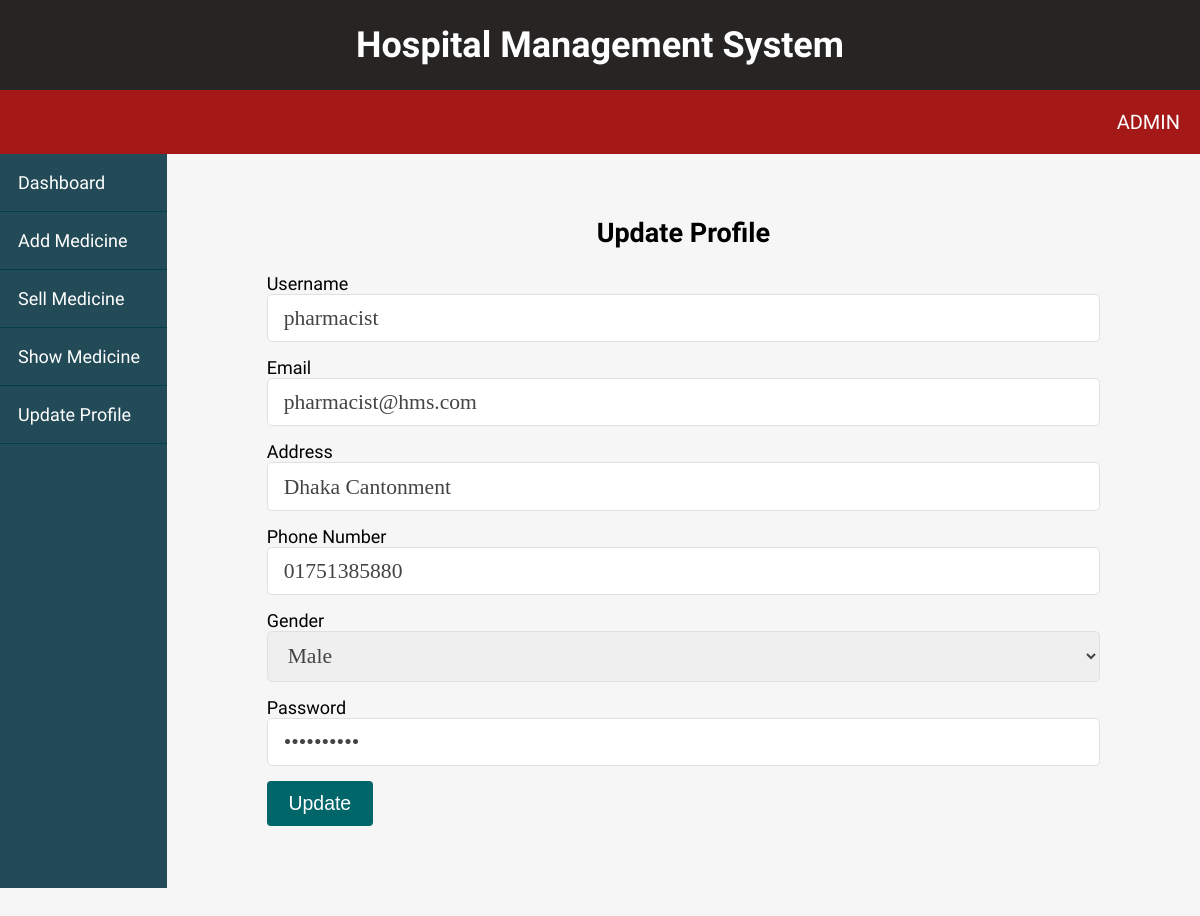
/pharmacist/update-profile.php (signed in), run on the app's committed database.
### tables this page shows
CREATE TABLE `pharmacists` (
  `id` int(11) NOT NULL,
  `username` varchar(255) NOT NULL,
  `email` varchar(255) NOT NULL,
  `password` varchar(255) NOT NULL,
  `address` varchar(255) NOT NULL,
  `phone` varchar(255) NOT NULL,
  `gender` varchar(255) NOT NULL,
  `user_type` varchar(255) NOT NULL
);

### controls/Database.php (called while the page is built, shortened)
<?php
    class Database{
        private $host = 'localhost';
        private $user = 'root';
        private $password = '';
        private $dbname = 'hms';
        public $connection;
        public function __construct()
        {
            $this->connection = new mysqli($this->host,$this->user,$this->password,$this->dbname);
            if($this->connection->connect_error)
            {
                echo "Connection failed";
            }
            else{
                return $this->connection;
            }
        }
        public function displaySingleRecord($table,$currentUser)
        {
            if($table=="patients" || $table=="pharmacists")
            {
                $sql = "SELECT * FROM $table WHERE id='$currentUser'";
            }
            else{
                 $sql = "SELECT username,email,password,specialization,phone,gender FROM $table WHERE id='$currentUser'";
            }
            $result = $this->connection->query($sql);
            if($result->num_rows>0)
            {
                while($row = $result->fetch_assoc())
                {
                   $data[] = $row;
                }
                return $data;
            }
        }
    }
?>

### pharmacist/update-profile.php (the view, shortened to what this page needs)
<?php include "../controls/Database.php" ?>
<?php
  $db = new Database();
  $currentUser=$_SESSION['id'];
?>
<!DOCTYPE html>
<html lang="en">
<head>
    <link rel="stylesheet" href="../css/admin-nav.css" />
    <link rel="stylesheet" href="../css/admin.css" />
</head>
<body>
    <header class="header-area">
        <div class="title">
            <h1>Hospital Management System</h1>
        </div>
        <div class="navigation">
            <nav class="menu">
                <ul>
                    <li>
                        <a href="#"><?php echo $_SESSION['username'];?></a>
                    </li>
                </ul>
            </nav>
        </div>
    </header>
    <div class="admin-wrapper">
        <div class="left-sidebar">
            <ul>
                <li><a href="dashboard.php">Dashboard</a></li>
                <li><a href="add-medicine.php">Add Medicine</a></li>
                <li><a href="sell-medicine.php">Sell Medicine</a></li>
                <li><a href="show-medicine.php">Show Medicine</a></li>
                <li><a href="update-profile.php?editid=<?php echo $currentUser; ?>">Update Profile</a></li>
            </ul>
        </div>
        <div class="admin-content">
            <div class="content">
                <h2 class="page-title">Update Profile</h2>
                <?php
                    $data = $db->displaySingleRecord("pharmacists",$currentUser);
                    if($data)
                    {
                        foreach($data as $value)
                        {
                ?>
                <form action="update-profile.php" method="post" name="pharmacistform" onsubmit="return Pharmacistvalidate()">
                    <div>
                        <label>Username</label>
                        <input type="text" name="username" class="text-input" value="<?php echo $value['username']; ?>" />
                    </div>
                    <div>
                        <label>Email</label>
                        <input type="text" name="email" class="text-input" value="<?php echo $value['email']; ?>" />
                    </div>
                    <div>
                        <label>Address</label>
                        <input type="text" name="address" class="text-input" value="<?php echo $value['address']; ?>" />
                    </div>
                    <div>
                        <label>Phone Number</label>
                        <input type="text" name="phone" class="text-input" value="<?php echo $value['phone']; ?>" />
                    </div>
                    <div>
                        <label>Gender</label>
                        <select name="gender" class="text-input">
                            <option value="Male"
        <?php
        if($value['gender']=="Male")
        {
        echo "selected";
        }
        ?>>Male</option>
                        </select>
                    </div>
                    <div>
                        <label>Password</label>
                        <input type="password" name="password" class="text-input" value="<?php echo $value['password']; ?>" />
                    </div>
                    <div>
                        <button type="submit" name="update" class="btn btn-big">Update</button>
                    </div>
                </form>
                <?php } } ?>
            </div>
        </div>
    </div>
</body>
</html>

### css/admin-nav.css (style rules this page uses)
* { box-sizing: border-box; }
body { margin: 0; padding: 0; font-size: 18px; font-family: "B612", sans-serif; }
.title { text-align: center; background-color: rgb(39, 36, 36); overflow: hidden; color: #fff; }
.navigation { background-color: rgb(165, 24, 24); }
.menu ul { margin: 0; padding: 0; list-style: none; }
.menu ul li { float: right; position: relative; }
.menu ul:after { content: ""; display: block; clear: both; }
.menu ul li a { color: white; text-decoration: none; padding: 20px 20px; display: block; font-size: 20px; text-transform: uppercase; }

### css/admin.css (style rules this page uses)
* { box-sizing: border-box; }
html, body { height: 100%; padding: 0px; margin: 0px; background: #f6f6f6; font-family: "B612", sans-serif; }
a { text-decoration: none; color: #fff; }
.btn { padding: 0.5rem 1rem; background: #006669; color: white; border: 1px solid transparent; border-radius: 0.25rem; font-size: 1.08em; cursor: pointer; }
.btn-big { padding: 0.7rem 1.3rem; line-height: 1.3rem; }
.text-input { padding: 0.7rem 1rem; display: block; width: 100%; border-radius: 5px; border: 1px solid #e0e0e0; outline: none; color: #444; line-height: 1.5rem; font-size: 1.2em; font-family: "Lora", serif; }
header { background: #01474a; }
.admin-wrapper { display: flex; height: calc(100% - 66px); }
.admin-wrapper .left-sidebar { flex: 2; height: 100%; background: #234a57; }
.admin-wrapper .left-sidebar ul { list-style: none; margin: 0px; padding: 0px; color: aliceblue; }
.admin-wrapper .left-sidebar ul li a { padding: 18px; display: block; border-bottom: 1px solid #004044; }
.admin-wrapper .admin-content { flex: 10; height: 100%; padding: 40px 100px 100px; overflow-y: scroll; }
.admin-content .page-title { text-align: center; margin-bottom: 1.5rem; }
form div { margin-bottom: 15px; }

### data on the page
pharmacists: username "pharmacist", email "pharmacist@hms.com", address "Dhaka Cantonment", phone "01751385880", gender "Male"

### other printed values
$_SESSION['username'] "ADMIN"
